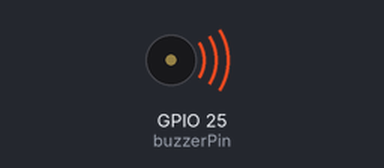
Recording of a sketch running on a simulated ESP32. On the bench: buzzer (waves = sounding).

Above: at 0.2 s.
Timing chart, 0 to 3.0 s (numbered marks = the images above):
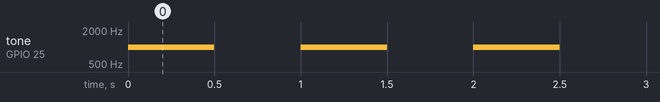

Measured:
- by itself, tone on GPIO 25 (buzzerPin): alternates 1000 Hz for 0.50 s and silent for 0.50 s

The sketch:

Passive_buzzer.ino.ino
```cpp
const int buzzerPin = 25;

void setup()
{
  ledcAttach(buzzerPin, 2000, 8);
}

void loop()
{
  ledcWriteTone(buzzerPin, 1000);
  delay(500);

  ledcWriteTone(buzzerPin, 0);
  delay(500);
}
```
